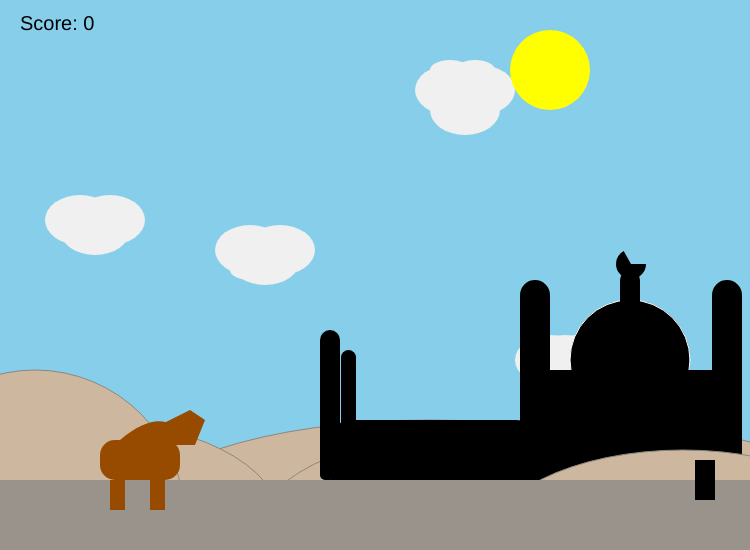
Frame 1 (no input)
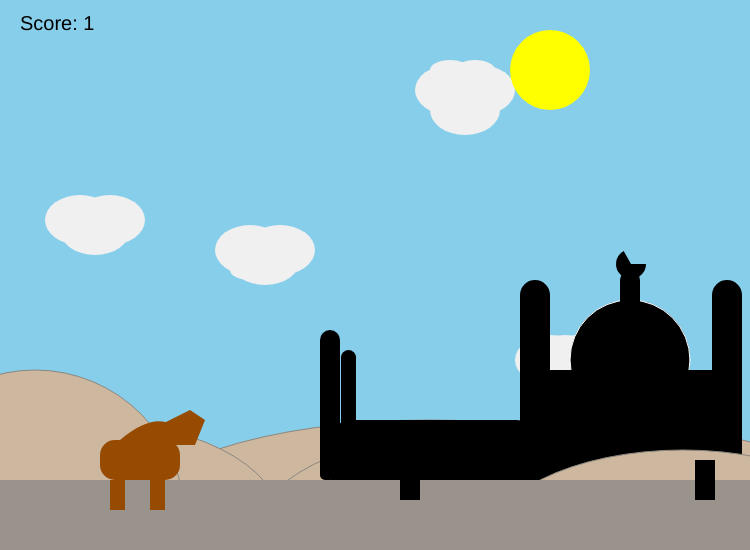
Frame 60 (no input)
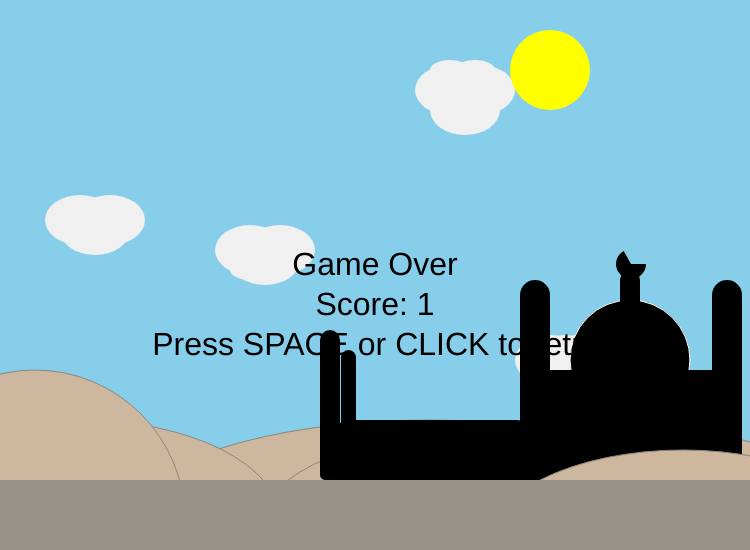
Frame 120 (the mouse pressed at the canvas centre since frame 60)

The p5.js sketch that drew these frames (run headless with seeded random() and noise() and a simulated clock; from frame 60 on, the mouse is pressed at the canvas centre):

// p5.js sketch
// ── sketch.js
let canvasWidth = 750;
let canvasHeight = 550;
let player;
let obstacles = [];
let score = 0;
let gameOver = false;
let gameSpeed = 5;

function setup() {
  createCanvas(canvasWidth, canvasHeight);
  player = new Player();
  obstacles.push(new Obstacle());
}

function draw() {
  background(135, 206, 235);
  
  push();
  drawBackground();
  pop();

  if (!gameOver) {
    player.update();
    player.show();

    if (frameCount % 60 === 0) {
      obstacles.push(new Obstacle());
      score++;
    }

    for (let i = obstacles.length - 1; i >= 0; i--) {
      obstacles[i].update();
      obstacles[i].show();

      if (obstacles[i].hits(player)) {
        gameOver = true;
      }

      if (obstacles[i].offscreen()) {
        obstacles.splice(i, 1);
      }
    }

    fill(0);
    textSize(20);
    text("Score: " + score, 20, 30);
  } else {
    fill(0);
    textSize(32);
    textAlign(CENTER);
    text("Game Over", width / 2, height / 2);
    text("Score: " + score, width / 2, height / 2 + 40);
    text("Press SPACE or CLICK to retry", width / 2, height / 2 + 80);
  }
}

function keyPressed() {
  if (key === ' ') {
    if (gameOver) {
      resetGame();
    } else {
      player.jump();
    }
  }
}

function mousePressed() {
  if (gameOver) {
    resetGame();
  } else {
    player.jump();
  }
}

function resetGame() {
  player = new Player();
  obstacles = [];
  score = 0;
  gameOver = false;
  gameSpeed = 5;
}

class Player {
  constructor() {
    this.x = 100;
    this.y = canvasHeight - 110; // Adjust y to position the player at the bottom
    this.baseY = canvasHeight - 110;
    this.velocity = 0;
    this.gravity = 0.8;
    this.jumpForce = -15;
    this.isJumping = false;
    this.width = 80;
    this.height = 70;
  }

  jump() {
    if (!this.isJumping) {
      this.velocity = this.jumpForce;
      this.isJumping = true;
    }
  }

  update() {
    this.velocity += this.gravity;
    this.y += this.velocity;

    if (this.y > this.baseY) {
      this.y = this.baseY;
      this.velocity = 0;
      this.isJumping = false;
    }
  }

  show() {
    fill(150, 75, 0);
    noStroke();
    // Body
    rect(this.x, this.y, 80, 40, 15);
    // Neck and head
    beginShape();
    vertex(this.x + 20, this.y + 5);
    vertex(this.x + 90, this.y - 30);
    vertex(this.x + 105, this.y - 20);
    vertex(this.x + 95, this.y + 5);
    endShape(CLOSE);
    // Legs
    rect(this.x + 10, this.y + 40, 15, 30);
    rect(this.x + 50, this.y + 40, 15, 30);
    // Hump
    beginShape();
    vertex(this.x + 20, this.y);
    bezierVertex(this.x + 50, this.y - 25, this.x + 70, this.y - 25, this.x + 90, this.y);
    endShape();
  }
}

class Obstacle {
  constructor() {
    this.x = width - 50;
    this.y = canvasHeight - 90; // Adjust y to position the obstacle at the bottom
    this.w = 20;
    this.h = 40;
  }

  update() {
    this.x -= gameSpeed;
  }

  show() {
    fill(0);
    rect(this.x, this.y, this.w, this.h);
  }

  offscreen() {
    return this.x < -this.w - 50;
  }

  hits(player) {
    return (
      player.x + player.width > this.x &&
      player.x < this.x + this.w &&
      player.y + player.height > this.y &&
      player.y < this.y + this.h
    );
  }
}

function drawBackground() {
  let drawingWidth = 470 + 100 + 100; 
  let drawingHeight = 250 + 60 + 20;  
  translate(canvasWidth - drawingWidth - 50, canvasHeight - drawingHeight - 50);
  // Clouds
  fill(240); 
  noStroke();
  ellipse(50, 50, 70, 50);
  ellipse(80, 50, 70, 50);
  ellipse(65, 60, 70, 50);
  ellipse(50, 70, 20, 20);
  ellipse(75, 70, 20, 20);
  
  ellipse(220, 80, 70, 50);
  ellipse(250, 80, 70, 50);
  ellipse(235, 90, 70, 50);
  ellipse(220, 100, 40, 20);
  ellipse(245, 100, 40, 20);
  
  ellipse(520, 190, 70, 50);
  ellipse(550, 190, 70, 50);
  ellipse(535, 190, 70, 50);
  ellipse(520, 190, 40, 20);
  ellipse(545, 190, 40, 20);
  
  ellipse(420, -80, 70, 50);
  ellipse(450, -80, 70, 50);
  ellipse(435, -60, 70, 50);
  ellipse(420, -100, 40, 20);
  ellipse(445, -100, 40, 20);
  
  fill("#CDB79E");
  stroke("#8B8780");
  ellipse(400, 350, 600, 200);
  ellipse(533, 350, 600, 200);
  fill(255, 255, 0);
  noStroke();
  ellipse(520, -100, 40 * 2);
  
  fill(0);
  noStroke();
  
  // City
  stroke("#FFFFFF");
  circle(600, 190, 120, 20);
  noStroke();
  rect(600, 200, 100, 100, 20, 15, 10, 5);
  rect(500, 200, 100, 100, 20, 15, 10, 5);
  
  rect(590, 100, 20, 50, 20, 12, 10);
  arc(601, 94, 30, 30, 0, PI - 200);
  rect(490, 110, 30, 200, 20, 15, 10, 5);
  rect(682, 110, 30, 200, 20, 15, 10, 5);
  rect(301, 250, 200, 60, 20, 15, 0, 0);
  rect(290, 160, 20, 150, 20, 15, 10, 5);
  rect(311, 180, 15, 90, 20, 15, 10, 5);
  rect(500, 290, 200, 20);
  
  // Dunes
  fill("#CDB79E");
  stroke("#8B8780");
  ellipse(50, 350, 400, 200);
  ellipse(653, 380, 400, 200);
  ellipse(5, 350, 300, 300);
  
  // Road
  fill("#9A938C");
  noStroke();
  rect(-30, canvasHeight - 240, canvasWidth, 200);
}
